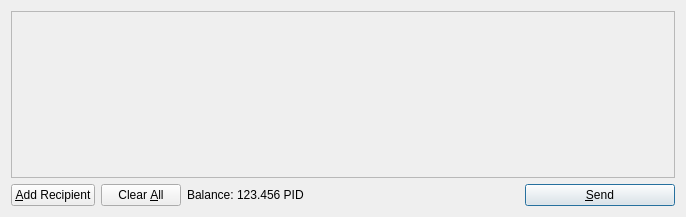
<?xml version="1.0" encoding="UTF-8"?>
<ui version="4.0">
 <class>SendCoinsDialog</class>
 <widget class="QDialog" name="SendCoinsDialog">
  <property name="geometry">
   <rect>
    <x>0</x>
    <y>0</y>
    <width>686</width>
    <height>217</height>
   </rect>
  </property>
  <property name="windowTitle">
   <string>Send Coins</string>
  </property>
  <layout class="QVBoxLayout" name="verticalLayout">
   <item>
    <widget class="QScrollArea" name="scrollArea">
     <property name="widgetResizable">
      <bool>true</bool>
     </property>
     <widget class="QWidget" name="scrollAreaWidgetContents">
      <property name="geometry">
       <rect>
        <x>0</x>
        <y>0</y>
        <width>666</width>
        <height>165</height>
       </rect>
      </property>
      <layout class="QVBoxLayout" name="verticalLayout_2">
       <property name="margin">
        <number>0</number>
       </property>
       <item>
        <layout class="QVBoxLayout" name="entries">
         <property name="spacing">
          <number>6</number>
         </property>
        </layout>
       </item>
       <item>
        <spacer name="verticalSpacer">
         <property name="orientation">
          <enum>Qt::Vertical</enum>
         </property>
         <property name="sizeHint" stdset="0">
          <size>
           <width>20</width>
           <height>40</height>
          </size>
         </property>
        </spacer>
       </item>
      </layout>
     </widget>
    </widget>
   </item>
   <item>
    <layout class="QHBoxLayout" name="horizontalLayout">
     <item>
      <widget class="QPushButton" name="addButton">
       <property name="toolTip">
        <string>Send to multiple recipients at once</string>
       </property>
       <property name="text">
        <string>&amp;Add Recipient</string>
       </property>
       <property name="icon">
        <iconset resource="../bitcoin.qrc">
         <normaloff>:/icons/add</normaloff>:/icons/add</iconset>
       </property>
       <property name="autoDefault">
        <bool>false</bool>
       </property>
      </widget>
     </item>
     <item>
      <widget class="QPushButton" name="clearButton">
       <property name="sizePolicy">
        <sizepolicy hsizetype="Minimum" vsizetype="Fixed">
         <horstretch>0</horstretch>
         <verstretch>0</verstretch>
        </sizepolicy>
       </property>
       <property name="toolTip">
        <string>Remove all transaction fields</string>
       </property>
       <property name="text">
        <string>Clear &amp;All</string>
       </property>
       <property name="icon">
        <iconset resource="../bitcoin.qrc">
         <normaloff>:/icons/remove</normaloff>:/icons/remove</iconset>
       </property>
       <property name="autoRepeatDelay">
        <number>300</number>
       </property>
       <property name="autoDefault">
        <bool>false</bool>
       </property>
      </widget>
     </item>
     <item>
      <layout class="QHBoxLayout" name="horizontalLayout_2">
       <property name="spacing">
        <number>3</number>
       </property>
       <item>
        <widget class="QLabel" name="label">
         <property name="text">
          <string>Balance:</string>
         </property>
        </widget>
       </item>
       <item>
        <widget class="QLabel" name="labelBalance">
         <property name="cursor">
          <cursorShape>IBeamCursor</cursorShape>
         </property>
         <property name="text">
          <string>123.456 PID</string>
         </property>
         <property name="textInteractionFlags">
          <set>Qt::LinksAccessibleByMouse|Qt::TextSelectableByKeyboard|Qt::TextSelectableByMouse</set>
         </property>
        </widget>
       </item>
      </layout>
     </item>
     <item>
      <spacer name="horizontalSpacer">
       <property name="orientation">
        <enum>Qt::Horizontal</enum>
       </property>
       <property name="sizeHint" stdset="0">
        <size>
         <width>40</width>
         <height>20</height>
        </size>
       </property>
      </spacer>
     </item>
     <item>
      <widget class="QPushButton" name="sendButton">
       <property name="minimumSize">
        <size>
         <width>150</width>
         <height>0</height>
        </size>
       </property>
       <property name="toolTip">
        <string>Confirm the send action</string>
       </property>
       <property name="text">
        <string>&amp;Send</string>
       </property>
       <property name="icon">
        <iconset resource="../bitcoin.qrc">
         <normaloff>:/icons/send</normaloff>:/icons/send</iconset>
       </property>
       <property name="default">
        <bool>true</bool>
       </property>
      </widget>
     </item>
    </layout>
   </item>
  </layout>
 </widget>
 <resources>
  <include location="../bitcoin.qrc"/>
 </resources>
 <connections/>
</ui>
